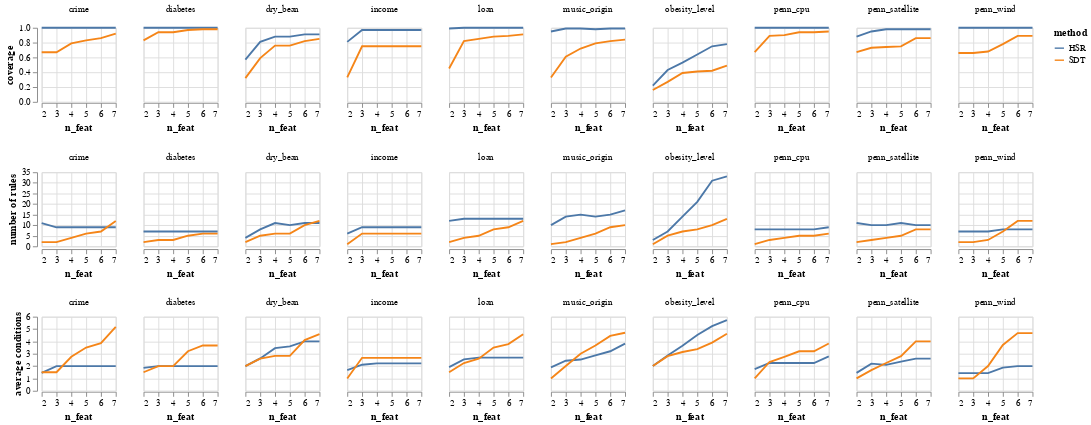

The notebook cell saved with this chart:
### Code cell
alt.Chart(to_plot).mark_line().encode(
    x=alt.X('n_feat:Q', axis=alt.Axis(tickCount=6,)),
    y=alt.Y(alt.repeat('row'), type='quantitative', axis=alt.Axis(tickCount=5,)),
    color="method:N",
).properties(
    width=80,
    height = 80,
).facet(
    column=alt.Column('data_name:N', title=None),
).repeat(
    row=['coverage', 'number of rules', 'average conditions'],
)

### Figure 1 — Vega-Lite specification as saved in the notebook (floating-point values rounded to 4 significant figures)
{"config": {"view": {"continuousWidth": 400, "continuousHeight": 300}}, "repeat": {"row": ["coverage", "number of rules", "average conditions"]}, "spec": {"data": {"name": "data-042a4bbc7c8497413cc594ebc3fc46be"}, "facet": {"column": {"type": "nominal", "field": "data_name", "title": null}}, "spec": {"mark": "line", "encoding": {"color": {"type": "nominal", "field": "method"}, "x": {"type": "quantitative", "axis": {"tickCount": 6}, "field": "n_feat"}, "y": {"type": "quantitative", "axis": {"tickCount": 5}, "field": {"repeat": "row"}}}, "height": 80, "width": 80}}, "$schema": "https://vega.github.io/schema/vega-lite/v4.8.1.json", "datasets": {"data-042a4bbc7c8497413cc594ebc3fc46be": [{"data_name": "crime", "method": "HSR", "number of rules": 11, "coverage": 1.0, "max_feat": 2, "min_feat": 1, "average conditions": 1.45, "n_feat": 2, "node_num": 16}, {"data_name": "crime", "method": "SDT", "number of rules": 2, "coverage": 0.67, "max_feat": 2, "min_feat": 1, "average conditions": 1.5, "n_feat": 2, "node_num": 5}, {"data_name": "crime", "method": "HSR", "number of rules": 9, "coverage": 1.0, "max_feat": 3, "min_feat": 1, "average conditions": 2.0, "n_feat": 3, "node_num": 18}, {"data_name": "crime", "method": "SDT", "number of rules": 2, "coverage": 0.67, "max_feat": 2, "min_feat": 1, "average conditions": 1.5, "n_feat": 3, "node_num": 5}, {"data_name": "crime", "method": "HSR", "number of rules": 9, "coverage": 1.0, "max_feat": 3, "min_feat": 1, "average conditions": 2.0, "n_feat": 4, "node_num": 18}, {"data_name": "crime", "method": "SDT", "number of rules": 4, "coverage": 0.79, "max_feat": 4, "min_feat": 1, "average conditions": 2.75, "n_feat": 4, "node_num": 11}, {"data_name": "crime", "method": "HSR", "number of rules": 9, "coverage": 1.0, "max_feat": 3, "min_feat": 1, "average conditions": 2.0, "n_feat": 5, "node_num": 18}, {"data_name": "crime", "method": "SDT", "number of rules": 6, "coverage": 0.83, "max_feat": 5, "min_feat": 1, "average conditions": 3.5, "n_feat": 5, "node_num": 15}, {"data_name": "crime", "method": "HSR", "number of rules": 9, "coverage": 1.0, "max_feat": 3, "min_feat": 1, "average conditions": 2.0, "n_feat": 6, "node_num": 18}, {"data_name": "crime", "method": "SDT", "number of rules": 7, "coverage": 0.86, "max_feat": 6, "min_feat": 1, "average conditions": 3.86, "n_feat": 6, "node_num": 17}, {"data_name": "crime", "method": "HSR", "number of rules": 9, "coverage": 1.0, "max_feat": 3, "min_feat": 1, "average conditions": 2.0, "n_feat": 7, "node_num": 18}, {"data_name": "crime", "method": "SDT", "number of rules": 12, "coverage": 0.92, "max_feat": 7, "min_feat": 1, "average conditions": 5.17, "n_feat": 7, "node_num": 31}, {"data_name": "diabetes", "method": "HSR", "number of rules": 7, "coverage": 1.0, "max_feat": 2, "min_feat": 1, "average conditions": 1.86, "n_feat": 2, "node_num": 14}, {"data_name": "diabetes", "method": "SDT", "number of rules": 2, "coverage": 0.83, "max_feat": 2, "min_feat": 1, "average conditions": 1.5, "n_feat": 2, "node_num": 5}, {"data_name": "diabetes", "method": "HSR", "number of rules": 7, "coverage": 1.0, "max_feat": 3, "min_feat": 1, "average conditions": 2.0, "n_feat": 3, "node_num": 15}, {"data_name": "diabetes", "method": "SDT", "number of rules": 3, "coverage": 0.94, "max_feat": 3, "min_feat": 1, "average conditions": 2.0, "n_feat": 3, "node_num": 7}, {"data_name": "diabetes", "method": "HSR", "number of rules": 7, "coverage": 1.0, "max_feat": 3, "min_feat": 1, "average conditions": 2.0, "n_feat": 4, "node_num": 15}, {"data_name": "diabetes", "method": "SDT", "number of rules": 3, "coverage": 0.94, "max_feat": 3, "min_feat": 1, "average conditions": 2.0, "n_feat": 4, "node_num": 7}, {"data_name": "diabetes", "method": "HSR", "number of rules": 7, "coverage": 1.0, "max_feat": 3, "min_feat": 1, "average conditions": 2.0, "n_feat": 5, "node_num": 15}, {"data_name": "diabetes", "method": "SDT", "number of rules": 5, "coverage": 0.97, "max_feat": 5, "min_feat": 1, "average conditions": 3.2, "n_feat": 5, "node_num": 13}, {"data_name": "diabetes", "method": "HSR", "number of rules": 7, "coverage": 1.0, "max_feat": 3, "min_feat": 1, "average conditions": 2.0, "n_feat": 6, "node_num": 15}, {"data_name": "diabetes", "method": "SDT", "number of rules": 6, "coverage": 0.98, "max_feat": 6, "min_feat": 1, "average conditions": 3.67, "n_feat": 6, "node_num": 15}, {"data_name": "diabetes", "method": "HSR", "number of rules": 7, "coverage": 1.0, "max_feat": 3, "min_feat": 1, "average conditions": 2.0, "n_feat": 7, "node_num": 15}, {"data_name": "diabetes", "method": "SDT", "number of rules": 6, "coverage": 0.98, "max_feat": 6, "min_feat": 1, "average conditions": 3.67, "n_feat": 7, "node_num": 17}, {"data_name": "dry_bean", "method": "HSR", "number of rules": 4, "coverage": 0.57, "max_feat": 2, "min_feat": 2, "average conditions": 2.0, "n_feat": 2, "node_num": 9}, {"data_name": "dry_bean", "method": "SDT", "number of rules": 2, "coverage": 0.32, "max_feat": 2, "min_feat": 2, "average conditions": 2.0, "n_feat": 2, "node_num": 7}, {"data_name": "dry_bean", "method": "HSR", "number of rules": 8, "coverage": 0.81, "max_feat": 3, "min_feat": 2, "average conditions": 2.62, "n_feat": 3, "node_num": 21}, {"data_name": "dry_bean", "method": "SDT", "number of rules": 5, "coverage": 0.59, "max_feat": 3, "min_feat": 2, "average conditions": 2.6, "n_feat": 3, "node_num": 13}, {"data_name": "dry_bean", "method": "HSR", "number of rules": 11, "coverage": 0.88, "max_feat": 4, "min_feat": 2, "average conditions": 3.45, "n_feat": 4, "node_num": 36}, {"data_name": "dry_bean", "method": "SDT", "number of rules": 6, "coverage": 0.76, "max_feat": 4, "min_feat": 2, "average conditions": 2.83, "n_feat": 4, "node_num": 15}, {"data_name": "dry_bean", "method": "HSR", "number of rules": 10, "coverage": 0.88, "max_feat": 5, "min_feat": 2, "average conditions": 3.6, "n_feat": 5, "node_num": 34}, {"data_name": "dry_bean", "method": "SDT", "number of rules": 6, "coverage": 0.76, "max_feat": 4, "min_feat": 2, "average conditions": 2.83, "n_feat": 5, "node_num": 19}, {"data_name": "dry_bean", "method": "HSR", "number of rules": 11, "coverage": 0.91, "max_feat": 6, "min_feat": 2, "average conditions": 4.0, "n_feat": 6, "node_num": 41}, {"data_name": "dry_bean", "method": "SDT", "number of rules": 10, "coverage": 0.82, "max_feat": 6, "min_feat": 2, "average conditions": 4.1, "n_feat": 6, "node_num": 33}, {"data_name": "dry_bean", "method": "HSR", "number of rules": 11, "coverage": 0.91, "max_feat": 6, "min_feat": 2, "average conditions": 4.0, "n_feat": 7, "node_num": 41}, {"data_name": "dry_bean", "method": "SDT", "number of rules": 12, "coverage": 0.85, "max_feat": 7, "min_feat": 2, "average conditions": 4.58, "n_feat": 7, "node_num": 42}, {"data_name": "income", "method": "HSR", "number of rules": 6, "coverage": 0.81, "max_feat": 2, "min_feat": 1, "average conditions": 1.67, "n_feat": 2, "node_num": 11}, {"data_name": "income", "method": "SDT", "number of rules": 1, "coverage": 0.33, "max_feat": 1, "min_feat": 1, "average conditions": 1.0, "n_feat": 2, "node_num": 3}, {"data_name": "income", "method": "HSR", "number of rules": 9, "coverage": 0.97, "max_feat": 3, "min_feat": 1, "average conditions": 2.11, "n_feat": 3, "node_num": 18}, {"data_name": "income", "method": "SDT", "number of rules": 6, "coverage": 0.75, "max_feat": 3, "min_feat": 1, "average conditions": 2.67, "n_feat": 3, "node_num": 15}, {"data_name": "income", "method": "HSR", "number of rules": 9, "coverage": 0.97, "max_feat": 4, "min_feat": 1, "average conditions": 2.22, "n_feat": 4, "node_num": 19}, {"data_name": "income", "method": "SDT", "number of rules": 6, "coverage": 0.75, "max_feat": 3, "min_feat": 1, "average conditions": 2.67, "n_feat": 4, "node_num": 17}, {"data_name": "income", "method": "HSR", "number of rules": 9, "coverage": 0.97, "max_feat": 4, "min_feat": 1, "average conditions": 2.22, "n_feat": 5, "node_num": 19}, {"data_name": "income", "method": "SDT", "number of rules": 6, "coverage": 0.75, "max_feat": 3, "min_feat": 1, "average conditions": 2.67, "n_feat": 5, "node_num": 17}, {"data_name": "income", "method": "HSR", "number of rules": 9, "coverage": 0.97, "max_feat": 4, "min_feat": 1, "average conditions": 2.22, "n_feat": 6, "node_num": 19}, {"data_name": "income", "method": "SDT", "number of rules": 6, "coverage": 0.75, "max_feat": 3, "min_feat": 1, "average conditions": 2.67, "n_feat": 6, "node_num": 17}, {"data_name": "income", "method": "HSR", "number of rules": 9, "coverage": 0.97, "max_feat": 4, "min_feat": 1, "average conditions": 2.22, "n_feat": 7, "node_num": 19}, {"data_name": "income", "method": "SDT", "number of rules": 6, "coverage": 0.75, "max_feat": 3, "min_feat": 1, "average conditions": 2.67, "n_feat": 7, "node_num": 17}, {"data_name": "loan", "method": "HSR", "number of rules": 12, "coverage": 0.99, "max_feat": 2, "min_feat": 1, "average conditions": 1.92, "n_feat": 2, "node_num": 21}, {"data_name": "loan", "method": "SDT", "number of rules": 2, "coverage": 0.45, "max_feat": 2, "min_feat": 1, "average conditions": 1.5, "n_feat": 2, "node_num": 6}, {"data_name": "loan", "method": "HSR", "number of rules": 13, "coverage": 1.0, "max_feat": 3, "min_feat": 1, "average conditions": 2.54, "n_feat": 3, "node_num": 31}, {"data_name": "loan", "method": "SDT", "number of rules": 4, "coverage": 0.82, "max_feat": 3, "min_feat": 1, "average conditions": 2.25, "n_feat": 3, "node_num": 10}, {"data_name": "loan", "method": "HSR", "number of rules": 13, "coverage": 1.0, "max_feat": 4, "min_feat": 1, "average conditions": 2.69, "n_feat": 4, "node_num": 32}, {"data_name": "loan", "method": "SDT", "number of rules": 5, "coverage": 0.85, "max_feat": 4, "min_feat": 1, "average conditions": 2.6, "n_feat": 4, "node_num": 13}, {"data_name": "loan", "method": "HSR", "number of rules": 13, "coverage": 1.0, "max_feat": 4, "min_feat": 1, "average conditions": 2.69, "n_feat": 5, "node_num": 32}, {"data_name": "loan", "method": "SDT", "number of rules": 8, "coverage": 0.88, "max_feat": 5, "min_feat": 1, "average conditions": 3.5, "n_feat": 5, "node_num": 22}, {"data_name": "loan", "method": "HSR", "number of rules": 13, "coverage": 1.0, "max_feat": 4, "min_feat": 1, "average conditions": 2.69, "n_feat": 6, "node_num": 32}, {"data_name": "loan", "method": "SDT", "number of rules": 9, "coverage": 0.89, "max_feat": 6, "min_feat": 1, "average conditions": 3.78, "n_feat": 6, "node_num": 28}, {"data_name": "loan", "method": "HSR", "number of rules": 13, "coverage": 1.0, "max_feat": 4, "min_feat": 1, "average conditions": 2.69, "n_feat": 7, "node_num": 32}, {"data_name": "loan", "method": "SDT", "number of rules": 12, "coverage": 0.91, "max_feat": 7, "min_feat": 1, "average conditions": 4.58, "n_feat": 7, "node_num": 54}, {"data_name": "obesity_level", "method": "HSR", "number of rules": 3, "coverage": 0.22, "max_feat": 2, "min_feat": 2, "average conditions": 2.0, "n_feat": 2, "node_num": 7}, {"data_name": "obesity_level", "method": "SDT", "number of rules": 1, "coverage": 0.16, "max_feat": 2, "min_feat": 2, "average conditions": 2.0, "n_feat": 2, "node_num": 4}, {"data_name": "obesity_level", "method": "HSR", "number of rules": 7, "coverage": 0.43, "max_feat": 3, "min_feat": 2, "average conditions": 2.86, "n_feat": 3, "node_num": 19}, {"data_name": "obesity_level", "method": "SDT", "number of rules": 5, "coverage": 0.27, "max_feat": 3, "min_feat": 2, "average conditions": 2.8, "n_feat": 3, "node_num": 15}, {"data_name": "obesity_level", "method": "HSR", "number of rules": 14, "coverage": 0.53, "max_feat": 4, "min_feat": 3, "average conditions": 3.64, "n_feat": 4, "node_num": 47}, {"data_name": "obesity_level", "method": "SDT", "number of rules": 7, "coverage": 0.39, "max_feat": 4, "min_feat": 2, "average conditions": 3.14, "n_feat": 4, "node_num": 19}, {"data_name": "obesity_level", "method": "HSR", "number of rules": 21, "coverage": 0.64, "max_feat": 5, "min_feat": 3, "average conditions": 4.52, "n_feat": 5, "node_num": 88}, {"data_name": "obesity_level", "method": "SDT", "number of rules": 8, "coverage": 0.41, "max_feat": 5, "min_feat": 2, "average conditions": 3.38, "n_feat": 5, "node_num": 23}, {"data_name": "obesity_level", "method": "HSR", "number of rules": 31, "coverage": 0.75, "max_feat": 6, "min_feat": 3, "average conditions": 5.23, "n_feat": 6, "node_num": 147}, {"data_name": "obesity_level", "method": "SDT", "number of rules": 10, "coverage": 0.42, "max_feat": 6, "min_feat": 2, "average conditions": 3.9, "n_feat": 6, "node_num": 37}, {"data_name": "obesity_level", "method": "HSR", "number of rules": 33, "coverage": 0.78, "max_feat": 7, "min_feat": 3, "average conditions": 5.73, "n_feat": 7, "node_num": 169}, {"data_name": "obesity_level", "method": "SDT", "number of rules": 13, "coverage": 0.49, "max_feat": 7, "min_feat": 2, "average conditions": 4.62, "n_feat": 7, "node_num": 58}, {"data_name": "penn_cpu", "method": "HSR", "number of rules": 8, "coverage": 1.0, "max_feat": 2, "min_feat": 1, "average conditions": 1.75, "n_feat": 2, "node_num": 14}, {"data_name": "penn_cpu", "method": "SDT", "number of rules": 1, "coverage": 0.67, "max_feat": 1, "min_feat": 1, "average conditions": 1.0, "n_feat": 2, "node_num": 3}, {"data_name": "penn_cpu", "method": "HSR", "number of rules": 8, "coverage": 1.0, "max_feat": 3, "min_feat": 1, "average conditions": 2.25, "n_feat": 3, "node_num": 19}, {"data_name": "penn_cpu", "method": "SDT", "number of rules": 3, "coverage": 0.89, "max_feat": 3, "min_feat": 1, "average conditions": 2.33, "n_feat": 3, "node_num": 8}, {"data_name": "penn_cpu", "method": "HSR", "number of rules": 8, "coverage": 1.0, "max_feat": 3, "min_feat": 1, "average conditions": 2.25, "n_feat": 4, "node_num": 19}, {"data_name": "penn_cpu", "method": "SDT", "number of rules": 4, "coverage": 0.9, "max_feat": 4, "min_feat": 1, "average conditions": 2.75, "n_feat": 4, "node_num": 10}, {"data_name": "penn_cpu", "method": "HSR", "number of rules": 8, "coverage": 1.0, "max_feat": 3, "min_feat": 1, "average conditions": 2.25, "n_feat": 5, "node_num": 19}, {"data_name": "penn_cpu", "method": "SDT", "number of rules": 5, "coverage": 0.94, "max_feat": 5, "min_feat": 1, "average conditions": 3.2, "n_feat": 5, "node_num": 15}, {"data_name": "penn_cpu", "method": "HSR", "number of rules": 8, "coverage": 1.0, "max_feat": 3, "min_feat": 1, "average conditions": 2.25, "n_feat": 6, "node_num": 19}, {"data_name": "penn_cpu", "method": "SDT", "number of rules": 5, "coverage": 0.94, "max_feat": 5, "min_feat": 1, "average conditions": 3.2, "n_feat": 6, "node_num": 23}, {"data_name": "penn_cpu", "method": "HSR", "number of rules": 9, "coverage": 1.0, "max_feat": 7, "min_feat": 1, "average conditions": 2.78, "n_feat": 7, "node_num": 25}, {"data_name": "penn_cpu", "method": "SDT", "number of rules": 6, "coverage": 0.95, "max_feat": 7, "min_feat": 1, "average conditions": 3.83, "n_feat": 7, "node_num": 30}, {"data_name": "penn_satellite", "method": "HSR", "number of rules": 11, "coverage": 0.88, "max_feat": 2, "min_feat": 1, "average conditions": 1.45, "n_feat": 2, "node_num": 17}, {"data_name": "penn_satellite", "method": "SDT", "number of rules": 2, "coverage": 0.67, "max_feat": 1, "min_feat": 1, "average conditions": 1.0, "n_feat": 2, "node_num": 5}, {"data_name": "penn_satellite", "method": "HSR", "number of rules": 10, "coverage": 0.95, "max_feat": 3, "min_feat": 1, "average conditions": 2.2, "n_feat": 3, "node_num": 23}, {"data_name": "penn_satellite", "method": "SDT", "number of rules": 3, "coverage": 0.73, "max_feat": 3, "min_feat": 1, "average conditions": 1.67, "n_feat": 3, "node_num": 8}, {"data_name": "penn_satellite", "method": "HSR", "number of rules": 10, "coverage": 0.98, "max_feat": 4, "min_feat": 1, "average conditions": 2.1, "n_feat": 4, "node_num": 22}, {"data_name": "penn_satellite", "method": "SDT", "number of rules": 4, "coverage": 0.74, "max_feat": 4, "min_feat": 1, "average conditions": 2.25, "n_feat": 4, "node_num": 10}, {"data_name": "penn_satellite", "method": "HSR", "number of rules": 11, "coverage": 0.98, "max_feat": 5, "min_feat": 1, "average conditions": 2.36, "n_feat": 5, "node_num": 26}, {"data_name": "penn_satellite", "method": "SDT", "number of rules": 5, "coverage": 0.75, "max_feat": 5, "min_feat": 1, "average conditions": 2.8, "n_feat": 5, "node_num": 14}, {"data_name": "penn_satellite", "method": "HSR", "number of rules": 10, "coverage": 0.98, "max_feat": 6, "min_feat": 1, "average conditions": 2.6, "n_feat": 6, "node_num": 27}, {"data_name": "penn_satellite", "method": "SDT", "number of rules": 8, "coverage": 0.86, "max_feat": 6, "min_feat": 1, "average conditions": 4.0, "n_feat": 6, "node_num": 29}, {"data_name": "penn_satellite", "method": "HSR", "number of rules": 10, "coverage": 0.98, "max_feat": 6, "min_feat": 1, "average conditions": 2.6, "n_feat": 7, "node_num": 27}, {"data_name": "penn_satellite", "method": "SDT", "number of rules": 8, "coverage": 0.86, "max_feat": 6, "min_feat": 1, "average conditions": 4.0, "n_feat": 7, "node_num": 40}, {"data_name": "penn_wind", "method": "HSR", "number of rules": 7, "coverage": 1.0, "max_feat": 2, "min_feat": 1, "average conditions": 1.43, "n_feat": 2, "node_num": 10}, {"data_name": "penn_wind", "method": "SDT", "number of rules": 2, "coverage": 0.66, "max_feat": 1, "min_feat": 1, "average conditions": 1.0, "n_feat": 2, "node_num": 5}, {"data_name": "penn_wind", "method": "HSR", "number of rules": 7, "coverage": 1.0, "max_feat": 2, "min_feat": 1, "average conditions": 1.43, "n_feat": 3, "node_num": 10}, {"data_name": "penn_wind", "method": "SDT", "number of rules": 2, "coverage": 0.66, "max_feat": 1, "min_feat": 1, "average conditions": 1.0, "n_feat": 3, "node_num": 5}, {"data_name": "penn_wind", "method": "HSR", "number of rules": 7, "coverage": 1.0, "max_feat": 2, "min_feat": 1, "average conditions": 1.43, "n_feat": 4, "node_num": 10}, {"data_name": "penn_wind", "method": "SDT", "number of rules": 3, "coverage": 0.68, "max_feat": 4, "min_feat": 1, "average conditions": 2.0, "n_feat": 4, "node_num": 9}, {"data_name": "penn_wind", "method": "HSR", "number of rules": 8, "coverage": 1.0, "max_feat": 5, "min_feat": 1, "average conditions": 1.88, "n_feat": 5, "node_num": 15}, {"data_name": "penn_wind", "method": "SDT", "number of rules": 7, "coverage": 0.78, "max_feat": 5, "min_feat": 1, "average conditions": 3.71, "n_feat": 5, "node_num": 24}, {"data_name": "penn_wind", "method": "HSR", "number of rules": 8, "coverage": 1.0, "max_feat": 6, "min_feat": 1, "average conditions": 2.0, "n_feat": 6, "node_num": 16}, {"data_name": "penn_wind", "method": "SDT", "number of rules": 12, "coverage": 0.89, "max_feat": 6, "min_feat": 1, "average conditions": 4.67, "n_feat": 6, "node_num": 48}, {"data_name": "penn_wind", "method": "HSR", "number of rules": 8, "coverage": 1.0, "max_feat": 6, "min_feat": 1, "average conditions": 2.0, "n_feat": 7, "node_num": 16}, {"data_name": "penn_wind", "method": "SDT", "number of rules": 12, "coverage": 0.89, "max_feat": 6, "min_feat": 1, "average conditions": 4.67, "n_feat": 7, "node_num": 56}, {"data_name": "music_origin", "method": "HSR", "number of rules": 10, "coverage": 0.95, "max_feat": 2, "min_feat": 1, "average conditions": 1.9, "n_feat": 2, "node_num": 20}, {"data_name": "music_origin", "method": "SDT", "number of rules": 1, "coverage": 0.33, "max_feat": 1, "min_feat": 1, "average conditions": 1.0, "n_feat": 2, "node_num": 3}, {"data_name": "music_origin", "method": "HSR", "number of rules": 14, "coverage": 0.99, "max_feat": 3, "min_feat": 1, "average conditions": 2.43, "n_feat": 3, "node_num": 35}, {"data_name": "music_origin", "method": "SDT", "number of rules": 2, "coverage": 0.61, "max_feat": 3, "min_feat": 1, "average conditions": 2.0, "n_feat": 3, "node_num": 6}, {"data_name": "music_origin", "method": "HSR", "number of rules": 15, "coverage": 0.99, "max_feat": 4, "min_feat": 1, "average conditions": 2.53, "n_feat": 4, "node_num": 37}, {"data_name": "music_origin", "method": "SDT", "number of rules": 4, "coverage": 0.72, "max_feat": 4, "min_feat": 1, "average conditions": 3.0, "n_feat": 4, "node_num": 11}, {"data_name": "music_origin", "method": "HSR", "number of rules": 14, "coverage": 0.98, "max_feat": 5, "min_feat": 1, "average conditions": 2.86, "n_feat": 5, "node_num": 39}, {"data_name": "music_origin", "method": "SDT", "number of rules": 6, "coverage": 0.79, "max_feat": 5, "min_feat": 1, "average conditions": 3.67, "n_feat": 5, "node_num": 16}, {"data_name": "music_origin", "method": "HSR", "number of rules": 15, "coverage": 0.99, "max_feat": 6, "min_feat": 1, "average conditions": 3.2, "n_feat": 6, "node_num": 47}, {"data_name": "music_origin", "method": "SDT", "number of rules": 9, "coverage": 0.82, "max_feat": 6, "min_feat": 1, "average conditions": 4.44, "n_feat": 6, "node_num": 24}, {"data_name": "music_origin", "method": "HSR", "number of rules": 17, "coverage": 0.99, "max_feat": 7, "min_feat": 1, "average conditions": 3.82, "n_feat": 7, "node_num": 61}, {"data_name": "music_origin", "method": "SDT", "number of rules": 10, "coverage": 0.84, "max_feat": 7, "min_feat": 1, "average conditions": 4.7, "n_feat": 7, "node_num": 26}]}}
